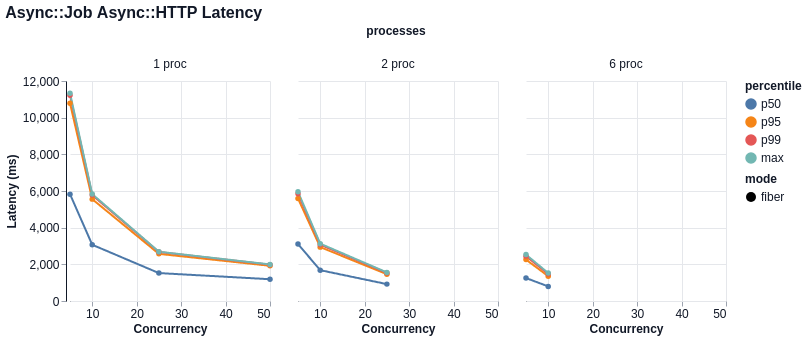

This figure's Vega-Lite source:
### Vega-Lite specification from a JSON file in a GitHub repository (floating-point values rounded to 4 significant figures)
{"$schema": "https://vega.github.io/schema/vega-lite/v6.json", "title": "Async::Job Async::HTTP Latency", "width": 200, "height": 220, "data": {"values": [{"mode": "fiber", "concurrency": 5, "processes": "1 proc", "percentile": "p50", "value": 5829.0}, {"mode": "fiber", "concurrency": 5, "processes": "1 proc", "percentile": "p95", "value": 10790.0}, {"mode": "fiber", "concurrency": 5, "processes": "1 proc", "percentile": "p99", "value": 11230.0}, {"mode": "fiber", "concurrency": 5, "processes": "1 proc", "percentile": "max", "value": 11340.0}, {"mode": "fiber", "concurrency": 10, "processes": "1 proc", "percentile": "p50", "value": 3067.0}, {"mode": "fiber", "concurrency": 10, "processes": "1 proc", "percentile": "p95", "value": 5556.0}, {"mode": "fiber", "concurrency": 10, "processes": "1 proc", "percentile": "p99", "value": 5777.0}, {"mode": "fiber", "concurrency": 10, "processes": "1 proc", "percentile": "max", "value": 5832.0}, {"mode": "fiber", "concurrency": 25, "processes": "1 proc", "percentile": "p50", "value": 1523.0}, {"mode": "fiber", "concurrency": 25, "processes": "1 proc", "percentile": "p95", "value": 2572.0}, {"mode": "fiber", "concurrency": 25, "processes": "1 proc", "percentile": "p99", "value": 2673.0}, {"mode": "fiber", "concurrency": 25, "processes": "1 proc", "percentile": "max", "value": 2687.0}, {"mode": "fiber", "concurrency": 50, "processes": "1 proc", "percentile": "p50", "value": 1188.0}, {"mode": "fiber", "concurrency": 50, "processes": "1 proc", "percentile": "p95", "value": 1920.0}, {"mode": "fiber", "concurrency": 50, "processes": "1 proc", "percentile": "p99", "value": 1981.0}, {"mode": "fiber", "concurrency": 50, "processes": "1 proc", "percentile": "max", "value": 1995.0}, {"mode": "fiber", "concurrency": 5, "processes": "2 proc", "percentile": "p50", "value": 3107.0}, {"mode": "fiber", "concurrency": 5, "processes": "2 proc", "percentile": "p95", "value": 5594.0}, {"mode": "fiber", "concurrency": 5, "processes": "2 proc", "percentile": "p99", "value": 5847.0}, {"mode": "fiber", "concurrency": 5, "processes": "2 proc", "percentile": "max", "value": 5957.0}, {"mode": "fiber", "concurrency": 10, "processes": "2 proc", "percentile": "p50", "value": 1681.0}, {"mode": "fiber", "concurrency": 10, "processes": "2 proc", "percentile": "p95", "value": 2938.0}, {"mode": "fiber", "concurrency": 10, "processes": "2 proc", "percentile": "p99", "value": 3072.0}, {"mode": "fiber", "concurrency": 10, "processes": "2 proc", "percentile": "max", "value": 3127.0}, {"mode": "fiber", "concurrency": 25, "processes": "2 proc", "percentile": "p50", "value": 920.9}, {"mode": "fiber", "concurrency": 25, "processes": "2 proc", "percentile": "p95", "value": 1465.0}, {"mode": "fiber", "concurrency": 25, "processes": "2 proc", "percentile": "p99", "value": 1532.0}, {"mode": "fiber", "concurrency": 25, "processes": "2 proc", "percentile": "max", "value": 1559.0}, {"mode": "fiber", "concurrency": 5, "processes": "6 proc", "percentile": "p50", "value": 1252.0}, {"mode": "fiber", "concurrency": 5, "processes": "6 proc", "percentile": "p95", "value": 2258.0}, {"mode": "fiber", "concurrency": 5, "processes": "6 proc", "percentile": "p99", "value": 2448.0}, {"mode": "fiber", "concurrency": 5, "processes": "6 proc", "percentile": "max", "value": 2531.0}, {"mode": "fiber", "concurrency": 10, "processes": "6 proc", "percentile": "p50", "value": 796.6}, {"mode": "fiber", "concurrency": 10, "processes": "6 proc", "percentile": "p95", "value": 1354.0}, {"mode": "fiber", "concurrency": 10, "processes": "6 proc", "percentile": "p99", "value": 1471.0}, {"mode": "fiber", "concurrency": 10, "processes": "6 proc", "percentile": "max", "value": 1524.0}]}, "mark": {"type": "line", "point": true, "tooltip": true}, "encoding": {"x": {"field": "concurrency", "type": "quantitative", "title": "Concurrency"}, "y": {"field": "value", "type": "quantitative", "title": "Latency (ms)"}, "color": {"field": "percentile", "type": "nominal", "sort": ["p50", "p95", "p99", "max"]}, "tooltip": [{"field": "mode", "type": "nominal"}, {"field": "concurrency", "type": "quantitative"}, {"field": "processes", "type": "nominal"}, {"field": "metric", "type": "nominal"}, {"field": "percentile", "type": "nominal"}, {"field": "value", "type": "quantitative"}], "strokeDash": {"field": "mode", "type": "nominal"}, "column": {"field": "processes", "type": "nominal", "sort": null}}, "config": {"background": "white", "axis": {"labelFont": "Helvetica", "titleFont": "Helvetica", "labelFontSize": 12, "titleFontSize": 12, "labelColor": "#111827", "titleColor": "#111827", "domainColor": "#111827", "tickColor": "#9ca3af", "grid": true, "gridColor": "#e5e7eb"}, "header": {"labelFont": "Helvetica", "titleFont": "Helvetica", "labelFontSize": 12, "titleFontSize": 12, "labelColor": "#111827", "titleColor": "#111827"}, "legend": {"labelFont": "Helvetica", "titleFont": "Helvetica", "labelFontSize": 12, "titleFontSize": 12, "labelColor": "#111827", "titleColor": "#111827"}, "title": {"font": "Helvetica", "fontSize": 16, "anchor": "start", "color": "#111827"}, "view": {"stroke": null}}}
